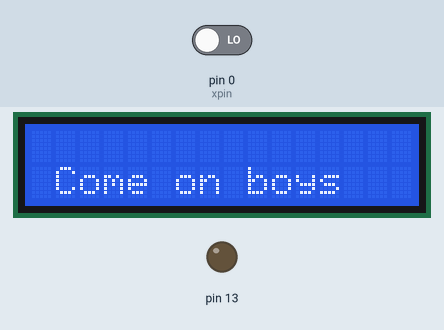
This sketch was run on a simulated Arduino Uno, built with avr-gcc and run on an emulated ATmega328P. On the bench: 16×2 character LCD, output pins drawn as LEDs (lit = HIGH). Inputs (shaded band) come from the test bench; at power-on: pin 0 (xpin) LOW.

Above: at 0.1 s.
At 0.6 s:
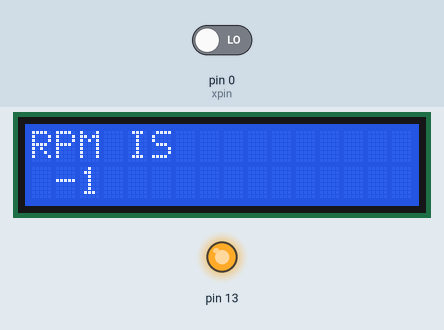
At 74.6 s:
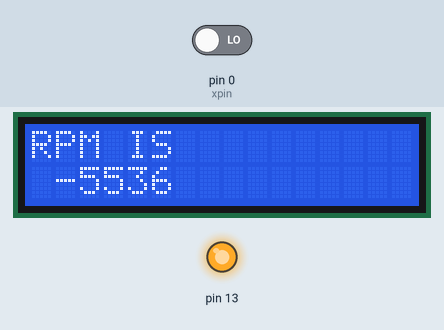
Timing chart, 0 to 76.1 s (numbered marks = the images above):
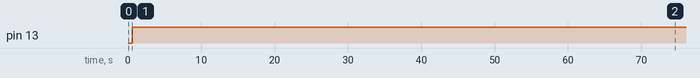

Measured:
- by itself, pin 13: LOW → HIGH at 0.56 s
- what the display in image 1 shows lasts 53.8 s, from 0.6 s to 54.4 s

The sketch:

tachometer.ino
```cpp
#include<LiquidCrystal.h>
LiquidCrystal lcd(12,11,5,4,3,2);
int xpin = 0;
int i, rpm;
int oldtime;

void setup()
{
  pinMode(xpin, INPUT);
  pinMode(13, OUTPUT);
  lcd.begin(16,2);
  lcd.setCursor(1,1);
  lcd.print("Come on boys");
  delay(500);

}

void loop()
{
  oldtime=millis();
  while(digitalRead(xpin));
  i=millis()-oldtime;
  rpm = 60000/i;
  analogWrite(13,255);
  lcd.clear();
  lcd.print("RPM IS");
  lcd.setCursor(1,1);
  lcd.print(rpm);
  delay(500);

}
```
